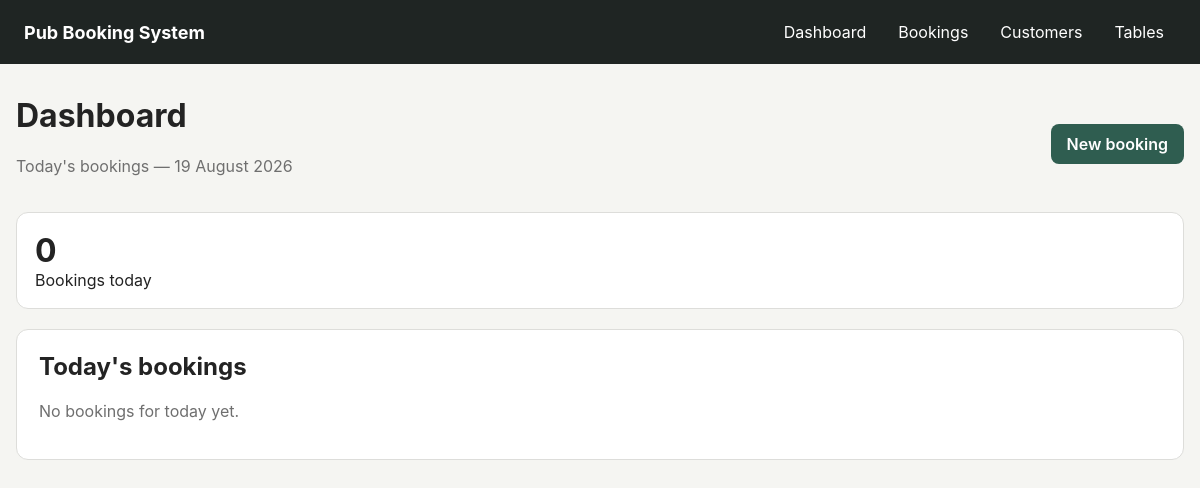
Before: / with the older database file.
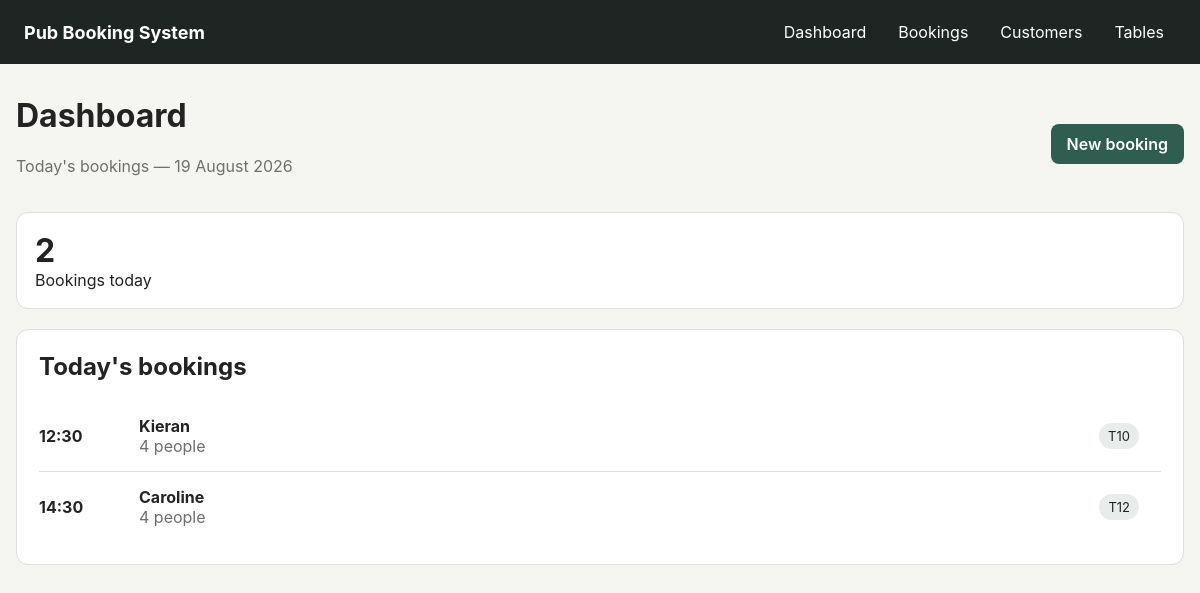
After: the same page with the newer database file.
### app/models.py (models this page shows)
class Booking(db.Model):
    id = db.Column(db.Integer, primary_key=True)
    customer_id = db.Column(db.Integer, db.ForeignKey("customer.id"), nullable=False)
    booking_date = db.Column(db.Date, nullable=False, index=True)
    booking_time = db.Column(db.Time, nullable=False)
    duration_minutes = db.Column(db.Integer, nullable=False, default=180)
    party_size = db.Column(db.Integer, nullable=False)
    occasion = db.Column(db.String(120))
    preferred_area_id = db.Column(db.Integer, db.ForeignKey("area.id"))
    preferred_table_id = db.Column(db.Integer, db.ForeignKey("pub_table.id"))
    wants_near_tv = db.Column(db.Boolean, default=False)
    avoids_bench = db.Column(db.Boolean, default=False)
    notes = db.Column(db.Text)
    status = db.Column(db.String(30), nullable=False, default="Booked")
    created_at = db.Column(db.DateTime, default=datetime.utcnow)
    customer = db.relationship("Customer", back_populates="bookings")
    preferred_area = db.relationship("Area")
    preferred_table = db.relationship("PubTable", foreign_keys=[preferred_table_id])
    table_links = db.relationship(
        "BookingTable",
        back_populates="booking",
        cascade="all, delete-orphan"
    )
    @property
    def tables(self):
        return [link.table for link in self.table_links]

class Customer(db.Model):
    id = db.Column(db.Integer, primary_key=True)
    name = db.Column(db.String(120), nullable=False, index=True)
    phone = db.Column(db.String(30), nullable=False, unique=True, index=True)
    preferred_area_id = db.Column(db.Integer, db.ForeignKey("area.id"))
    preferred_table_id = db.Column(db.Integer, db.ForeignKey("pub_table.id"))
    prefers_near_tv = db.Column(db.Boolean, default=False)
    avoids_bench = db.Column(db.Boolean, default=False)
    notes = db.Column(db.Text)
    created_at = db.Column(db.DateTime, default=datetime.utcnow)
    preferred_area = db.relationship("Area", foreign_keys=[preferred_area_id])
    preferred_table = db.relationship("PubTable", foreign_keys=[preferred_table_id])
    bookings = db.relationship(
        "Booking",
        back_populates="customer",
        cascade="all, delete-orphan"
    )

class PubTable(db.Model):
    id = db.Column(db.Integer, primary_key=True)
    number = db.Column(db.String(20), nullable=False, unique=True, index=True)
    capacity = db.Column(db.Integer, nullable=False)
    area_id = db.Column(db.Integer, db.ForeignKey("area.id"), nullable=False)
    near_tv = db.Column(db.Boolean, default=False)
    has_bench = db.Column(db.Boolean, default=False)
    accessible = db.Column(db.Boolean, default=False)
    active = db.Column(db.Boolean, default=True)
    x_position = db.Column(db.Float, default=0)
    y_position = db.Column(db.Float, default=0)
    area = db.relationship("Area", back_populates="tables")
    booking_links = db.relationship(
        "BookingTable",
        back_populates="table",
        cascade="all, delete-orphan"
    )

### app/routes.py (the view)
@main.route("/")
def dashboard():
    today = datetime.now().date()
    todays_bookings = db.session.scalars(
        db.select(Booking)
        .where(
            Booking.booking_date == today,
            Booking.status != "Cancelled"
        )
        .order_by(Booking.booking_time)
    ).all()
    return render_template(
        "dashboard.html",
        bookings=todays_bookings,
        today=today
    )

### app/templates/dashboard.html (shortened to what this page needs)
{% extends "base.html" %}
{% block content %}
<div class="page-heading">
    <div>
        <h1>Dashboard</h1>
        <p>Today's bookings — {{ today.strftime("%d %B %Y") }}</p>
    </div>
    <a class="button" href="{{ url_for('main.new_booking') }}">New booking</a>
</div>
<div class="stats-grid">
    <div class="stat-card">
        <span class="stat-number">{{ bookings|length }}</span>
        <span>Bookings today</span>
    </div>
</div>
<div class="card">
    <h2>Today's bookings</h2>
    {% if bookings %}
        <div class="booking-list">
            {% for booking in bookings %}
                <div class="booking-row">
                    <strong>{{ booking.booking_time.strftime("%H:%M") }}</strong>
                    <div>
                        <strong>{{ booking.customer.name }}</strong>
                        <div class="muted">
                            {{ booking.party_size }} people
                        </div>
                    </div>
                    <div>
                        {% if booking.tables %}
                            {% for table in booking.tables %}
                                <span class="badge">T{{ table.number }}</span>
                            {% endfor %}
                        {% else %}
                            <span class="muted">No table</span>
                        {% endif %}
                    </div>
                </div>
            {% endfor %}
        </div>
    {% else %}
        <p class="muted">No bookings for today yet.</p>
    {% endif %}
</div>
{% endblock %}

Changed rows visible on the page:
added Booking: booking_time "12:30", customer.name "Kieran", party_size "4"
now on this page (row unchanged): PubTable: number "10", shown under "12:30"
added Booking: booking_time "14:30", customer.name "Caroline", party_size "4"
now on this page (row unchanged): PubTable: number "12", shown under "14:30"
Other visible differences:
{{ bookings|length }}: "0" → "2"
text no longer shown: "No bookings for today yet."
